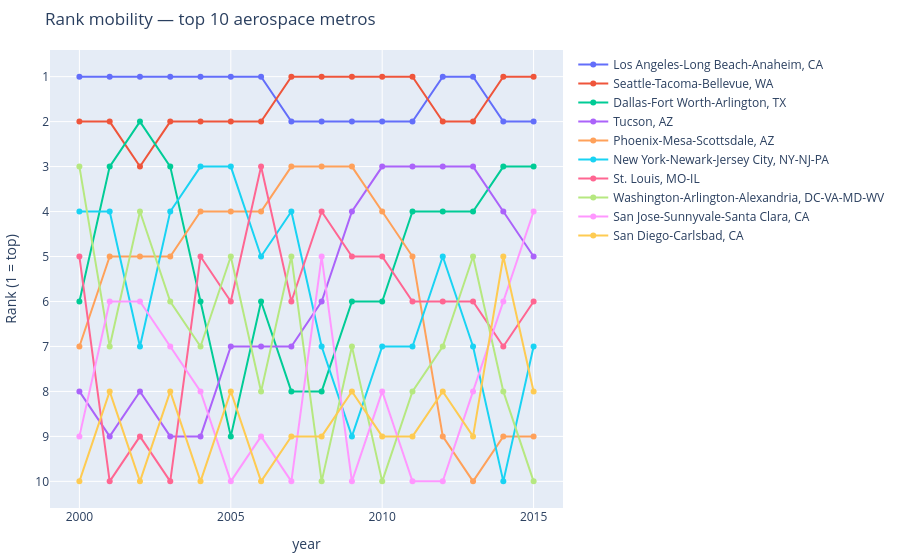

Notebook source saved alongside this figure:
### Markdown cell above
## 7. Deeper analysis
Beyond levels and shares: how rankings move, which metros grow or fade, and *why* — decomposed with a shift-share model across the available technology classes (aeronautics 244, propulsion 060, avionics/navigation 701).

### Code cell
import analysis as A
allcls = data['allcls']
A.rank_bump(df, 10)

### Figure 1 — Plotly figure (JSON) as saved in the notebook; plotly's stock layout.template omitted (floating-point values rounded to 4 significant figures)
{"data": [{"hovertemplate": "cbsa_name=Los Angeles-Long Beach-Anaheim, CA<br>year=%{x}<br>rank=%{y}<extra></extra>", "legendgroup": "Los Angeles-Long Beach-Anaheim, CA", "line": {"color": "#636efa", "dash": "solid"}, "marker": {"symbol": "circle"}, "mode": "lines+markers", "name": "Los Angeles-Long Beach-Anaheim, CA", "orientation": "v", "showlegend": true, "type": "scatter", "x": [2000, 2001, 2002, 2003, 2004, 2005, 2006, 2007, 2008, 2009, 2010, 2011, 2012, 2013, 2014, 2015], "xaxis": "x", "y": [1.0, 1.0, 1.0, 1.0, 1.0, 1.0, 1.0, 2.0, 2.0, 2.0, 2.0, 2.0, 1.0, 1.0, 2.0, 2.0], "yaxis": "y"}, {"hovertemplate": "cbsa_name=Seattle-Tacoma-Bellevue, WA<br>year=%{x}<br>rank=%{y}<extra></extra>", "legendgroup": "Seattle-Tacoma-Bellevue, WA", "line": {"color": "#EF553B", "dash": "solid"}, "marker": {"symbol": "circle"}, "mode": "lines+markers", "name": "Seattle-Tacoma-Bellevue, WA", "orientation": "v", "showlegend": true, "type": "scatter", "x": [2000, 2001, 2002, 2003, 2004, 2005, 2006, 2007, 2008, 2009, 2010, 2011, 2012, 2013, 2014, 2015], "xaxis": "x", "y": [2.0, 2.0, 3.0, 2.0, 2.0, 2.0, 2.0, 1.0, 1.0, 1.0, 1.0, 1.0, 2.0, 2.0, 1.0, 1.0], "yaxis": "y"}, {"hovertemplate": "cbsa_name=Dallas-Fort Worth-Arlington, TX<br>year=%{x}<br>rank=%{y}<extra></extra>", "legendgroup": "Dallas-Fort Worth-Arlington, TX", "line": {"color": "#00cc96", "dash": "solid"}, "marker": {"symbol": "circle"}, "mode": "lines+markers", "name": "Dallas-Fort Worth-Arlington, TX", "orientation": "v", "showlegend": true, "type": "scatter", "x": [2000, 2001, 2002, 2003, 2004, 2005, 2006, 2007, 2008, 2009, 2010, 2011, 2012, 2013, 2014, 2015], "xaxis": "x", "y": [6.0, 3.0, 2.0, 3.0, 6.0, 9.0, 6.0, 8.0, 8.0, 6.0, 6.0, 4.0, 4.0, 4.0, 3.0, 3.0], "yaxis": "y"}, {"hovertemplate": "cbsa_name=Tucson, AZ<br>year=%{x}<br>rank=%{y}<extra></extra>", "legendgroup": "Tucson, AZ", "line": {"color": "#ab63fa", "dash": "solid"}, "marker": {"symbol": "circle"}, "mode": "lines+markers", "name": "Tucson, AZ", "orientation": "v", "showlegend": true, "type": "scatter", "x": [2000, 2001, 2002, 2003, 2004, 2005, 2006, 2007, 2008, 2009, 2010, 2011, 2012, 2013, 2014, 2015], "xaxis": "x", "y": [8.0, 9.0, 8.0, 9.0, 9.0, 7.0, 7.0, 7.0, 6.0, 4.0, 3.0, 3.0, 3.0, 3.0, 4.0, 5.0], "yaxis": "y"}, {"hovertemplate": "cbsa_name=Phoenix-Mesa-Scottsdale, AZ<br>year=%{x}<br>rank=%{y}<extra></extra>", "legendgroup": "Phoenix-Mesa-Scottsdale, AZ", "line": {"color": "#FFA15A", "dash": "solid"}, "marker": {"symbol": "circle"}, "mode": "lines+markers", "name": "Phoenix-Mesa-Scottsdale, AZ", "orientation": "v", "showlegend": true, "type": "scatter", "x": [2000, 2001, 2002, 2003, 2004, 2005, 2006, 2007, 2008, 2009, 2010, 2011, 2012, 2013, 2014, 2015], "xaxis": "x", "y": [7.0, 5.0, 5.0, 5.0, 4.0, 4.0, 4.0, 3.0, 3.0, 3.0, 4.0, 5.0, 9.0, 10.0, 9.0, 9.0], "yaxis": "y"}, {"hovertemplate": "cbsa_name=New York-Newark-Jersey City, NY-NJ-PA<br>year=%{x}<br>rank=%{y}<extra></extra>", "legendgroup": "New York-Newark-Jersey City, NY-NJ-PA", "line": {"color": "#19d3f3", "dash": "solid"}, "marker": {"symbol": "circle"}, "mode": "lines+markers", "name": "New York-Newark-Jersey City, NY-NJ-PA", "orientation": "v", "showlegend": true, "type": "scatter", "x": [2000, 2001, 2002, 2003, 2004, 2005, 2006, 2007, 2008, 2009, 2010, 2011, 2012, 2013, 2014, 2015], "xaxis": "x", "y": [4.0, 4.0, 7.0, 4.0, 3.0, 3.0, 5.0, 4.0, 7.0, 9.0, 7.0, 7.0, 5.0, 7.0, 10.0, 7.0], "yaxis": "y"}, {"hovertemplate": "cbsa_name=St. Louis, MO-IL<br>year=%{x}<br>rank=%{y}<extra></extra>", "legendgroup": "St. Louis, MO-IL", "line": {"color": "#FF6692", "dash": "solid"}, "marker": {"symbol": "circle"}, "mode": "lines+markers", "name": "St. Louis, MO-IL", "orientation": "v", "showlegend": true, "type": "scatter", "x": [2000, 2001, 2002, 2003, 2004, 2005, 2006, 2007, 2008, 2009, 2010, 2011, 2012, 2013, 2014, 2015], "xaxis": "x", "y": [5.0, 10.0, 9.0, 10.0, 5.0, 6.0, 3.0, 6.0, 4.0, 5.0, 5.0, 6.0, 6.0, 6.0, 7.0, 6.0], "yaxis": "y"}, {"hovertemplate": "cbsa_name=Washington-Arlington-Alexandria, DC-VA-MD-WV<br>year=%{x}<br>rank=%{y}<extra></extra>", "legendgroup": "Washington-Arlington-Alexandria, DC-VA-MD-WV", "line": {"color": "#B6E880", "dash": "solid"}, "marker": {"symbol": "circle"}, "mode": "lines+markers", "name": "Washington-Arlington-Alexandria, DC-VA-MD-WV", "orientation": "v", "showlegend": true, "type": "scatter", "x": [2000, 2001, 2002, 2003, 2004, 2005, 2006, 2007, 2008, 2009, 2010, 2011, 2012, 2013, 2014, 2015], "xaxis": "x", "y": [3.0, 7.0, 4.0, 6.0, 7.0, 5.0, 8.0, 5.0, 10.0, 7.0, 10.0, 8.0, 7.0, 5.0, 8.0, 10.0], "yaxis": "y"}, {"hovertemplate": "cbsa_name=San Jose-Sunnyvale-Santa Clara, CA<br>year=%{x}<br>rank=%{y}<extra></extra>", "legendgroup": "San Jose-Sunnyvale-Santa Clara, CA", "line": {"color": "#FF97FF", "dash": "solid"}, "marker": {"symbol": "circle"}, "mode": "lines+markers", "name": "San Jose-Sunnyvale-Santa Clara, CA", "orientation": "v", "showlegend": true, "type": "scatter", "x": [2000, 2001, 2002, 2003, 2004, 2005, 2006, 2007, 2008, 2009, 2010, 2011, 2012, 2013, 2014, 2015], "xaxis": "x", "y": [9.0, 6.0, 6.0, 7.0, 8.0, 10.0, 9.0, 10.0, 5.0, 10.0, 8.0, 10.0, 10.0, 8.0, 6.0, 4.0], "yaxis": "y"}, {"hovertemplate": "cbsa_name=San Diego-Carlsbad, CA<br>year=%{x}<br>rank=%{y}<extra></extra>", "legendgroup": "San Diego-Carlsbad, CA", "line": {"color": "#FECB52", "dash": "solid"}, "marker": {"symbol": "circle"}, "mode": "lines+markers", "name": "San Diego-Carlsbad, CA", "orientation": "v", "showlegend": true, "type": "scatter", "x": [2000, 2001, 2002, 2003, 2004, 2005, 2006, 2007, 2008, 2009, 2010, 2011, 2012, 2013, 2014, 2015], "xaxis": "x", "y": [10.0, 8.0, 10.0, 8.0, 10.0, 8.0, 10.0, 9.0, 9.0, 8.0, 9.0, 9.0, 8.0, 9.0, 5.0, 8.0], "yaxis": "y"}], "layout": {"legend": {"title": {"text": ""}, "tracegroupgap": 0}, "margin": {"b": 10, "l": 10, "r": 10, "t": 50}, "title": {"text": "Rank mobility — top 10 aerospace metros"}, "xaxis": {"anchor": "y", "domain": [0.0, 1.0], "title": {"text": "year"}}, "yaxis": {"anchor": "x", "autorange": "reversed", "domain": [0.0, 1.0], "dtick": 1, "title": {"text": "Rank (1 = top)"}}}}
